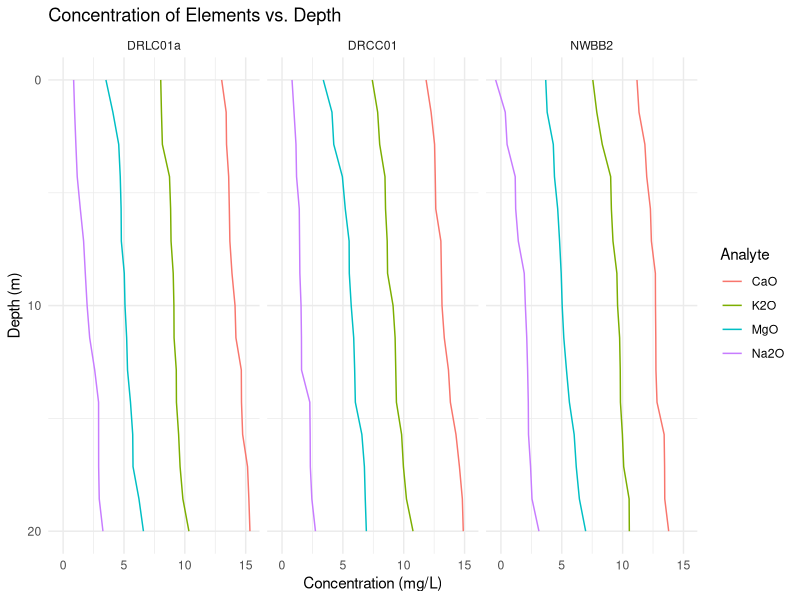
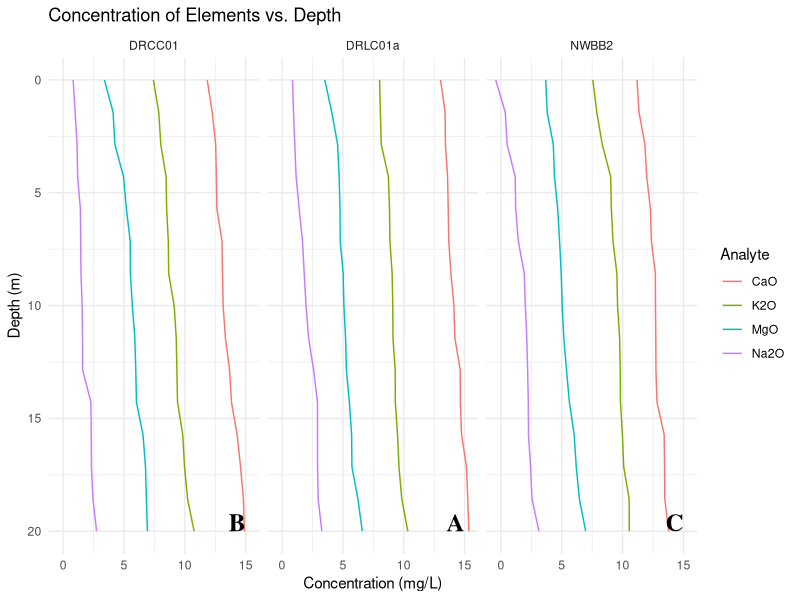
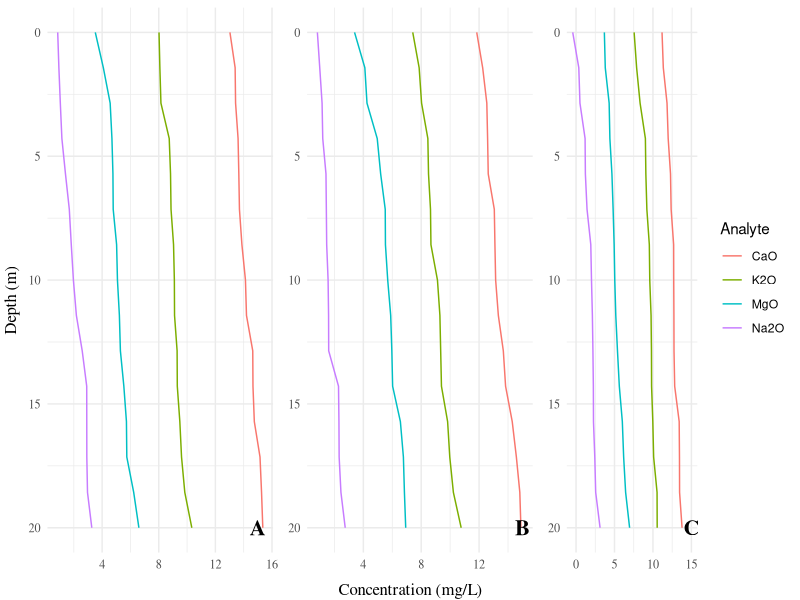

Source code (R) for these figures, in order:
# Load necessary library
library(tidyverse)

# Define the number of samples and sample names
n_samples <- 15
samples <- c("DRLC01a", "DRCC01", "NWBB2")

# Create an empty dataframe
df <- data.frame()

# Generate data for each sample
for (sample in samples) {
  df_sample <- data.frame(
    Sample = factor(rep(sample, n_samples), levels = samples),
    Depth = seq(0, 20, length.out = n_samples),
    Na2O = sort(rnorm(n_samples, 
                      mean = mean(runif(50, min = 0.5, max = 3)), 
                      sd = mean(runif(30, min = 0.1, max = 1.5)))),
    MgO = sort(rnorm(n_samples, 
                     mean = mean(runif(50, min = 3.5, max = 7)), 
                     sd = mean(runif(30, min = 0.1, max = 1.5)))),
    K2O = sort(rnorm(n_samples, 
                     mean = mean(runif(50, min = 7.5, max = 11)), 
                     sd = mean(runif(30, min = 0.1, max = 1.5)))),
    CaO = sort(rnorm(n_samples, 
                     mean = mean(runif(50, min = 11.5, max = 15)), 
                     sd = mean(runif(30, min = 0.1, max = 1.5))))
  )
  
  df <- rbind(df, df_sample)
}

# View the first few rows of the dataframe
head(df)

# Reshape the dataframe to long format
df_long <- df %>%
  pivot_longer(cols = c(Na2O, MgO, K2O, CaO), names_to = "Analyte", values_to = "Concentration")

# View the first few rows of the long dataframe
head(df_long)

# Create the line graph
ggplot(df_long, aes(x = Concentration, y = Depth, color = Analyte, group = Analyte)) +
  geom_line() +
  scale_y_reverse(breaks = seq(0, 100, by = 10)) +  # Invert y-axis
  labs(y = "Depth (m)", x = "Concentration (mg/L)", title = "Concentration of Elements vs. Depth") +
  facet_wrap(~ Sample) + 
  theme_minimal()

# Line graph does not have annotations
# ggplot2 doesn't directly support adding annotations to individual facet
# Need to create a dataframe that contains the labels and their positions

labels <- data.frame(Sample = c("DRLC01a", "DRCC01", "NWBB2"), 
                     Label = c("A", "B", "C"), 
                     right = rep(15, 3), 
                     bottom = rep(20, 3), 
                     Analyte = rep(NA, 3))

# Create the line graph
ggplot(df_long, aes(x = Concentration, y = Depth, color = Analyte, group = Analyte)) +
  geom_line() +
  scale_y_reverse(breaks = seq(0, 20, by = 5)) +  # Invert y-axis
  labs(y = "Depth (m)", x = "Concentration (mg/L)", title = "Concentration of Elements vs. Depth") +
  facet_wrap(~ Sample) + 
  geom_text(data = labels, aes(label = Label, x = right, y = bottom), 
            hjust = 1, vjust = 0, color = "black", 
            size = 18/.pt, family = "serif", fontface = "bold") +  # Add labels
  theme_minimal()


# Another Solution --------------------------------------------------------

# Load library
library(grid)
library(gridExtra)

# Subset data by Sample

drl <- subset(df_long, Sample == "DRLC01a")

drc <- subset(df_long, Sample == "DRCC01")

nwb <- subset(df_long, Sample == "NWBB2")

# Define theme for removing y and x axis titles

p <- theme(axis.title = element_blank(), 
           axis.text = element_text(family = "serif"))

# Create plot of each sample

drl_plot <- ggplot(drl, aes(x = Concentration, y = Depth, color = Analyte, group = Analyte)) + 
  geom_line(show.legend = FALSE) + 
  scale_y_reverse(breaks = seq(0, 20, by = 5)) + 
  annotate(geom = "text", x = 15, y = 20, label = "A", 
           family = "serif", fontface = "bold", size = 16/.pt) + 
  theme_minimal() + 
  p

drc_plot <- ggplot(drc, aes(x = Concentration, y = Depth, color = Analyte, group = Analyte)) + 
  geom_line(show.legend = FALSE) + 
  scale_y_reverse(breaks = seq(0, 20, by = 5)) + 
  annotate(geom = "text", x = 15, y = 20, label = "B", 
           family = "serif", fontface = "bold", size = 16/.pt) + 
  theme_minimal() + 
  p

nwb_plot <- ggplot(nwb, aes(x = Concentration, y = Depth, color = Analyte, group = Analyte)) + 
  geom_line() + 
  scale_y_reverse(breaks = seq(0, 20, by = 5)) + 
  annotate(geom = "text", x = 15, y = 20, label = "C", 
           family = "serif", fontface = "bold", size = 16/.pt) + 
  theme_minimal() + 
  p

# Define y and x axis titles

y.grob <- textGrob("Depth (m)", gp = gpar(fontsize = 12, fontfamily = "serif"), 
                   rot = 90)
x.grob <- textGrob("Concentration (mg/L)", gp = gpar(fontsize = 12, fontfamily = "serif"))

# Arrange labels and plots
hold <- grid.arrange(arrangeGrob(drl_plot, drc_plot, nwb_plot, 
                                 left = y.grob, 
                                 bottom = x.grob, 
                                 ncol = 3))
